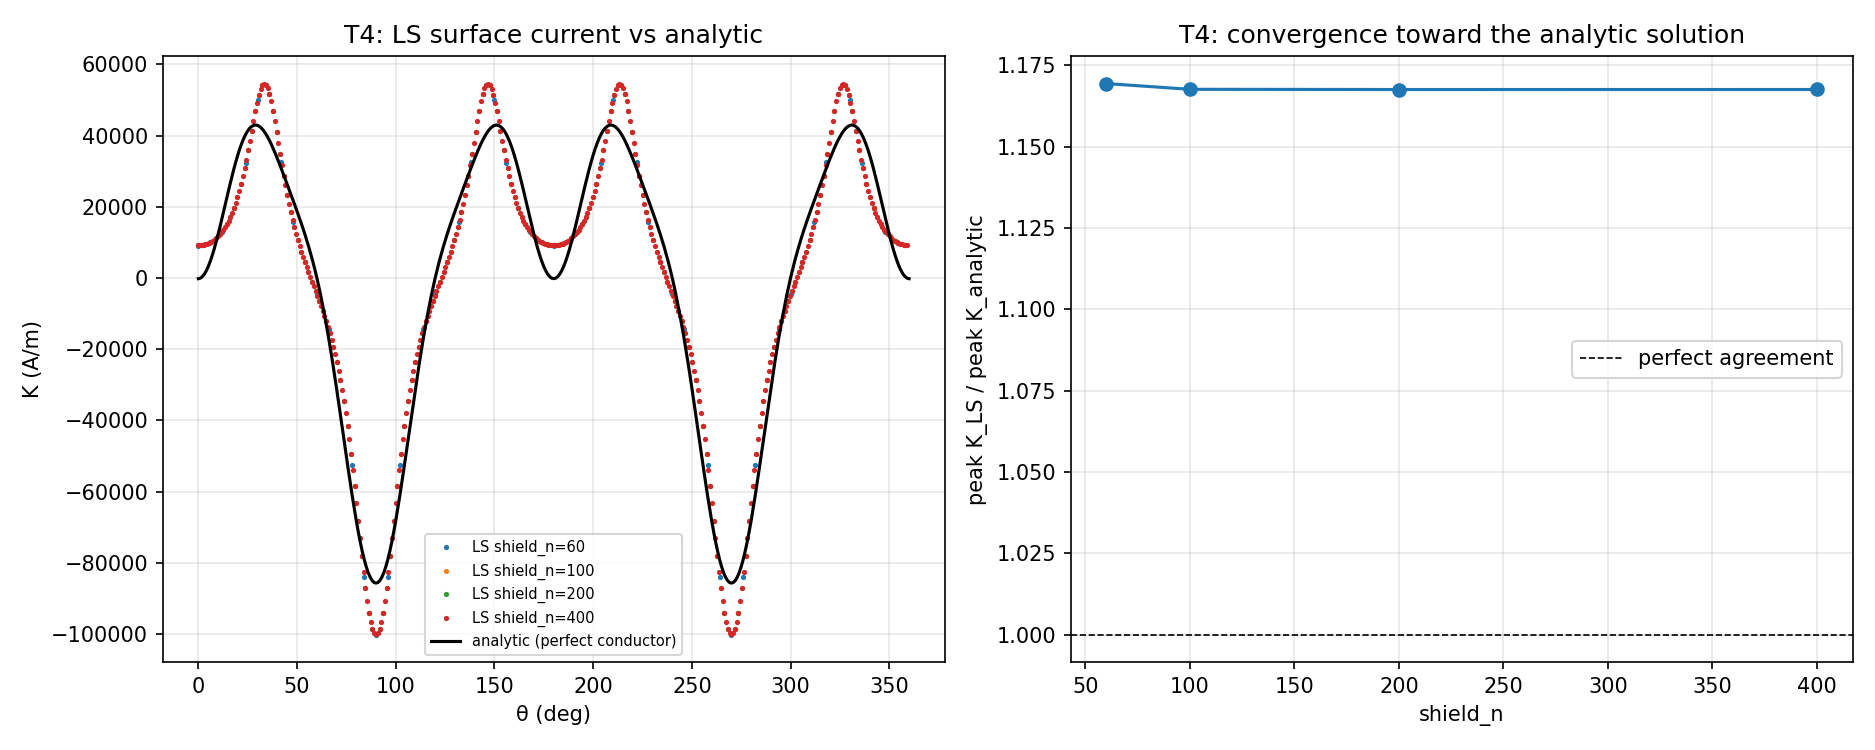

Reproduce this figure in Python.
"""verify_ls.py -- validate the least-squares shield calculation, 4 tests.

T1 round-trip   : known currents -> field at samples -> LS solve -> must
                  recover the currents exactly (code correctness).
T2 forward check: K @ I  vs  PSXMCoils.B_field at the same points (the
                  matrix and the field routine must agree to float precision).
T3 conditioning : cond(K_shield) and singular-value spread of the shield
                  response problem (is it well-posed?).
T4 physics      : LS shield surface current K_LS(theta) vs the ANALYTIC
                  perfect-conductor solution K_ideal(theta); repeated for
                  several shield_n to show (non-)convergence.  This is the
                  test that answers "why do the two methods differ".

Run:  python verify_ls.py     (prints a PASS/FAIL summary, saves verify_ls.png)
"""

import numpy as np
import matplotlib.pyplot as plt

from PSXM_coils import PSXMCoils
from current_solver import CurrentSolver

MU0 = 4e-7 * np.pi
G = 1e-3                 # T/mm quadrupole gradient (target)
I_COIL = 1000.0
SAMPLE_GAP_MM = 5.0      # radial gap between shield currents and B=0 samples
OUTER_MM = 5.0
N_BETWEEN = 3
M_MODES = 8


# ---------------------------------------------------------------- helpers
def quad_currents():
    return np.array([0, I_COIL, I_COIL, 0, -I_COIL, -I_COIL], float)


def build_shield_solver(tpl, gap_mm=SAMPLE_GAP_MM):
    """B=0 samples on (shield+gap) and (shield+OUTER) rings, in the azimuthal
    gaps between shield points. Returns solver and K blocks."""
    solver = CurrentSolver.from_current_source(tpl)
    gap = 360.0 / tpl.shield_n
    for radius in (tpl.shield_radius + gap_mm, tpl.shield_radius + OUTER_MM):
        for base in tpl.shield_angles:
            for j in range(1, N_BETWEEN + 1):
                a = np.radians(base + j * gap / (N_BETWEEN + 1))
                solver.add_sample_point(radius * np.cos(a), radius * np.sin(a), 0.0, 0.0)
    KM = solver.coefficient_matrix() @ tpl.group_matrix()
    return KM[:, :PSXMCoils.N_COILS], KM[:, PSXMCoils.N_COILS:]


def analytic_K(theta, a_m, coil_currents):
    """Perfect-conductor surface current K_ideal(theta) [A/m] (continuous shell)."""
    legs = PSXMCoils(currents=coil_currents)
    z = (np.asarray(legs.x) + 1j * np.asarray(legs.y)) * 1e-3
    Ileg = np.asarray(legs.I)
    K = np.zeros_like(theta)
    for m in range(1, M_MODES + 1):
        C = np.sum(Ileg * z ** m)
        K += -np.real(C * np.exp(-1j * m * theta)) / (np.pi * a_m ** (m + 1))
    return K


# ---------------------------------------------------------------- tests
def t1_roundtrip():
    """Known coil currents -> exact fields as targets -> LS must recover them."""
    tpl = PSXMCoils(currents=np.zeros(6))
    I_true = np.array([123.0, -456.0, 789.0, 321.0, -654.0, 987.0])
    truth = PSXMCoils(currents=I_true)
    solver = CurrentSolver.from_current_source(tpl)
    for a in np.linspace(0, 2 * np.pi, 24, endpoint=False):
        x, y = 8.0 * np.cos(a), 8.0 * np.sin(a)
        Bx, By = truth.B_field(x, y)
        solver.add_sample_point(x, y, Bx, By)
    I_rec = solver.solve()
    err = np.max(np.abs(I_rec - I_true)) / np.max(np.abs(I_true))
    ok = err < 1e-9
    print(f"T1 round-trip recovery : max rel err = {err:.2e}   {'PASS' if ok else 'FAIL'}")
    return ok


def t2_forward():
    """K @ I must equal PSXMCoils.B_field at the same sample points."""
    tpl = PSXMCoils(currents=np.zeros(6), shield=True, shield_n=60)
    K6, Ksh = build_shield_solver(tpl)
    I_c = quad_currents()
    rng = np.random.default_rng(0)
    I_s = rng.normal(0, 100, tpl.shield_n)
    # rebuild the same sample points to evaluate B_field directly
    pts = []
    gap = 360.0 / tpl.shield_n
    for radius in (tpl.shield_radius + SAMPLE_GAP_MM, tpl.shield_radius + OUTER_MM):
        for base in tpl.shield_angles:
            for j in range(1, N_BETWEEN + 1):
                a = np.radians(base + j * gap / (N_BETWEEN + 1))
                pts.append((radius * np.cos(a), radius * np.sin(a)))
    coils = PSXMCoils(currents=I_c, shield=True, shield_n=tpl.shield_n,
                      shield_currents=I_s)
    B_direct = np.array([coils.B_field(x, y) for x, y in pts])   # (n,2)
    B_matrix = K6 @ I_c + Ksh @ I_s                              # stacked [Bx..., By...]
    n = len(pts)
    err = np.max(np.abs(np.concatenate([B_direct[:, 0], B_direct[:, 1]]) - B_matrix))
    scale = np.max(np.abs(B_matrix))
    ok = err / scale < 1e-10
    print(f"T2 forward consistency : max rel err = {err/scale:.2e}   {'PASS' if ok else 'FAIL'}")
    return ok


def t3_conditioning():
    tpl = PSXMCoils(currents=np.zeros(6), shield=True, shield_n=100)
    _, Ksh = build_shield_solver(tpl)
    s = np.linalg.svd(Ksh, compute_uv=False)
    cond = s[0] / s[-1]
    print(f"T3 conditioning        : cond(K_shield) = {cond:.2e}  "
          f"(sv range {s[-1]:.2e} .. {s[0]:.2e})")
    print( "                         (>1e10 would mean ill-posed; large but finite is OK with lstsq)")
    return True


def t4_physics(shield_ns=(60, 100, 200, 400)):
    """LS shield current vs analytic perfect-conductor K, for several shield_n."""
    I_c = quad_currents()
    fig, ax = plt.subplots(1, 2, figsize=(12.5, 5))
    th_plot = np.linspace(0, 2 * np.pi, 361)
    ratios = []
    for sn in shield_ns:
        tpl = PSXMCoils(currents=np.zeros(6), shield=True, shield_n=sn)
        K6, Ksh = build_shield_solver(tpl)
        X, *_ = np.linalg.lstsq(Ksh, K6, rcond=None)
        I_s = (-X) @ I_c                                   # LS shield currents (A)
        seg = 2 * np.pi * (tpl.shield_radius * 1e-3) / sn  # m per point
        K_LS = I_s / seg                                   # A/m
        th_pts = np.radians(tpl.shield_angles)
        ax[0].plot(np.degrees(th_pts), K_LS, ".", ms=3, label=f"LS shield_n={sn}")
        Kan_pts = analytic_K(th_pts, tpl.shield_radius * 1e-3, I_c)
        ratios.append(np.max(np.abs(K_LS)) / np.max(np.abs(Kan_pts)))
    a_m = 27.5e-3
    ax[0].plot(np.degrees(th_plot), analytic_K(th_plot, a_m, I_c), "k-", lw=1.5,
               label="analytic (perfect conductor)")
    ax[0].set_xlabel("θ (deg)"); ax[0].set_ylabel("K (A/m)")
    ax[0].set_title("T4: LS surface current vs analytic")
    ax[0].legend(fontsize=7)
    ax[0].grid(alpha=0.3)

    ax[1].plot(shield_ns, ratios, "o-")
    ax[1].axhline(1.0, color="k", ls="--", lw=0.8, label="perfect agreement")
    ax[1].set_xlabel("shield_n"); ax[1].set_ylabel("peak K_LS / peak K_analytic")
    ax[1].set_title("T4: convergence toward the analytic solution")
    ax[1].legend(); ax[1].grid(alpha=0.3)
    fig.tight_layout()
    fig.savefig("verify_ls.png", dpi=150)
    print(f"T4 physics             : peak(K_LS)/peak(K_analytic) = "
          + ", ".join(f"{sn}:{r:.3f}" for sn, r in zip(shield_ns, ratios)))
    print( "                         -> 1.0 means the LS current IS the physical screening current")
    print( "saved verify_ls.png")
    return True


if __name__ == "__main__":
    t1_roundtrip()
    t2_forward()
    t3_conditioning()
    t4_physics()
